Frame 1 (no input): blank canvas, image omitted
Frame 60 (the mouse pressed at the canvas centre just before this capture): blank canvas, image omitted
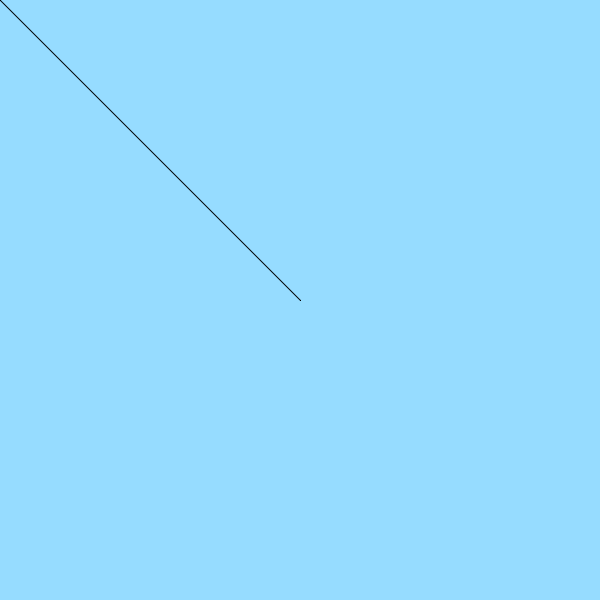
Frame 120 (the mouse held since frame 60 and released just before this capture)

The Processing sketch whose frames 1 and 60 were blank and that drew this single picture after the mouse press (run headless with seeded random() and noise(); from frame 60 on, the mouse is pressed at the canvas centre):

// Processing sketch: danielTuts
// ── danielTuts.pde
void setup(){
  size(600,600);
  background(150,220,255);
}

void draw(){
  
  fill(0,100,0);
  stroke(0);
  rectMode(CENTER);
  line(pmouseX,pmouseY,mouseX,mouseY);
}

void mousePressed(){
  background(150,220,255);
}
